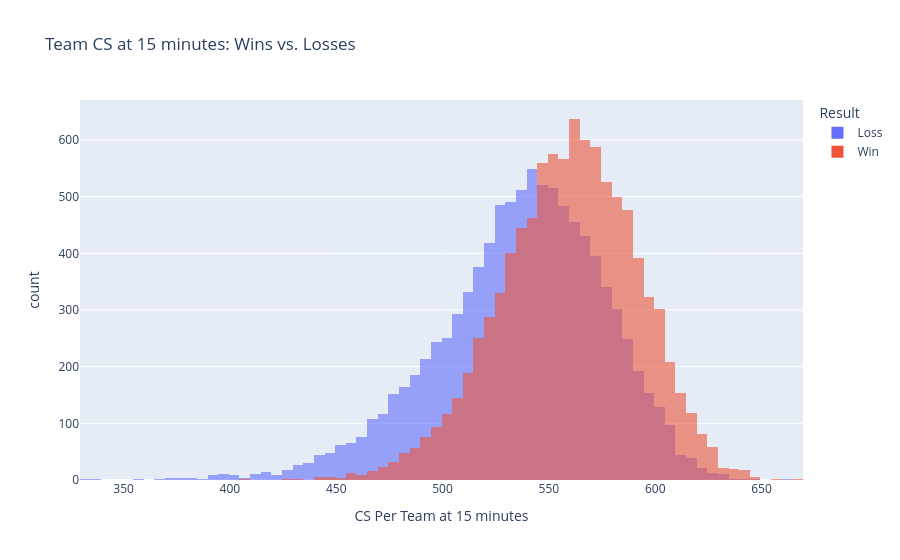

Notebook source saved alongside this figure:
### Code cell
# Univariate Analysis Pt.2
plot_df['outcome'] = plot_df['result'].map({1: 'Win', 0: 'Loss'})
fig = px.histogram(
    plot_df,
    x='csat15',
    color='outcome',
    barmode='overlay',
    opacity=0.6,
    nbins=100,
    title='Team CS at 15 minutes: Wins vs. Losses',
    labels={'csat15': 'CS Per Team at 15 minutes', 'outcome': 'Result'},
)
fig.show()
# around 22-23 CS lead for winning teams, but not significant enough to change the game (440 gold)
csmeandiff = win_cleaned['csat15'].mean() - loss_cleaned['csat15'].mean()

### Figure 1 — Plotly figure (JSON) as saved in the notebook; plotly's stock layout.template omitted (floating-point values rounded to 4 significant figures; data arrays with more than 128 entries replaced by an {"elided": "..."} marker saying what was removed)
{"data": [{"alignmentgroup": "True", "bingroup": "x", "hovertemplate": "Result=Loss<br>CS Per Team at 15 minutes=%{x}<br>count=%{y}<extra></extra>", "legendgroup": "Loss", "marker": {"color": "#636efa", "opacity": 0.6, "pattern": {"shape": ""}}, "name": "Loss", "nbinsx": 100, "offsetgroup": "Loss", "orientation": "v", "showlegend": true, "type": "histogram", "x": {"elided": "9748 int values"}, "xaxis": "x", "yaxis": "y"}, {"alignmentgroup": "True", "bingroup": "x", "hovertemplate": "Result=Win<br>CS Per Team at 15 minutes=%{x}<br>count=%{y}<extra></extra>", "legendgroup": "Win", "marker": {"color": "#EF553B", "opacity": 0.6, "pattern": {"shape": ""}}, "name": "Win", "nbinsx": 100, "offsetgroup": "Win", "orientation": "v", "showlegend": true, "type": "histogram", "x": {"elided": "9748 int values"}, "xaxis": "x", "yaxis": "y"}], "layout": {"barmode": "overlay", "legend": {"title": {"text": "Result"}, "tracegroupgap": 0}, "title": {"text": "Team CS at 15 minutes: Wins vs. Losses"}, "xaxis": {"anchor": "y", "domain": [0, 1], "title": {"text": "CS Per Team at 15 minutes"}}, "yaxis": {"anchor": "x", "domain": [0, 1], "title": {"text": "count"}}}}
